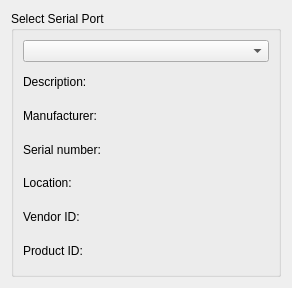
<?xml version="1.0" encoding="UTF-8"?>
<ui version="4.0">
 <class>USBSettingsWidget</class>
 <widget class="QWidget" name="USBSettingsWidget">
  <property name="geometry">
   <rect>
    <x>0</x>
    <y>0</y>
    <width>292</width>
    <height>288</height>
   </rect>
  </property>
  <property name="windowTitle">
   <string>Widget</string>
  </property>
  <layout class="QGridLayout" name="gridLayout_2">
   <item row="0" column="0">
    <layout class="QVBoxLayout" name="verticalLayout">
     <item>
      <widget class="QGroupBox" name="selectBox">
       <property name="title">
        <string>Select Serial Port</string>
       </property>
       <layout class="QGridLayout" name="gridLayout">
        <item row="2" column="0">
         <widget class="QLabel" name="manufacturerLabel">
          <property name="text">
           <string>Manufacturer:</string>
          </property>
         </widget>
        </item>
        <item row="6" column="0">
         <widget class="QLabel" name="pidLabel">
          <property name="text">
           <string>Product ID:</string>
          </property>
         </widget>
        </item>
        <item row="3" column="0">
         <widget class="QLabel" name="serialNumberLabel">
          <property name="text">
           <string>Serial number:</string>
          </property>
         </widget>
        </item>
        <item row="0" column="0">
         <widget class="QComboBox" name="serialPortInfoListBox"/>
        </item>
        <item row="5" column="0">
         <widget class="QLabel" name="vidLabel">
          <property name="text">
           <string>Vendor ID:</string>
          </property>
         </widget>
        </item>
        <item row="4" column="0">
         <widget class="QLabel" name="locationLabel">
          <property name="text">
           <string>Location:</string>
          </property>
         </widget>
        </item>
        <item row="1" column="0">
         <widget class="QLabel" name="descriptionLabel">
          <property name="text">
           <string>Description:</string>
          </property>
         </widget>
        </item>
       </layout>
      </widget>
     </item>
    </layout>
   </item>
  </layout>
 </widget>
 <resources/>
 <connections/>
</ui>
